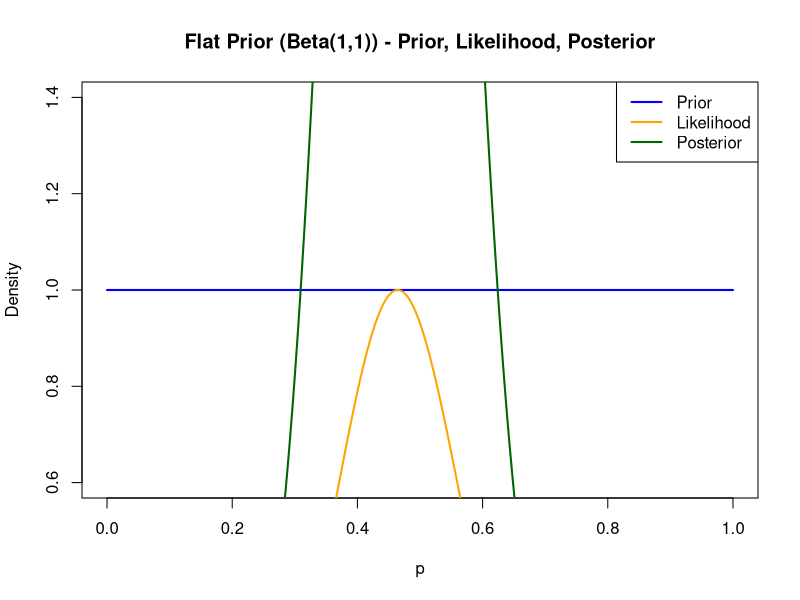
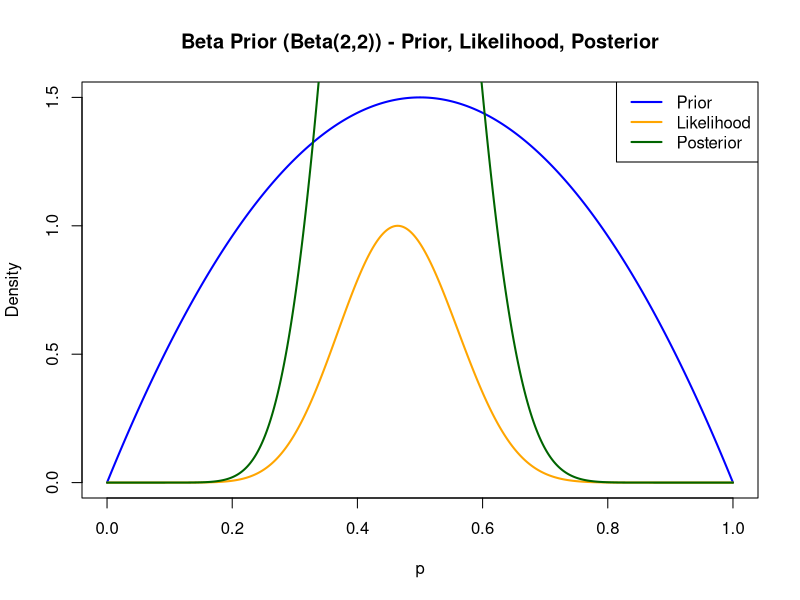
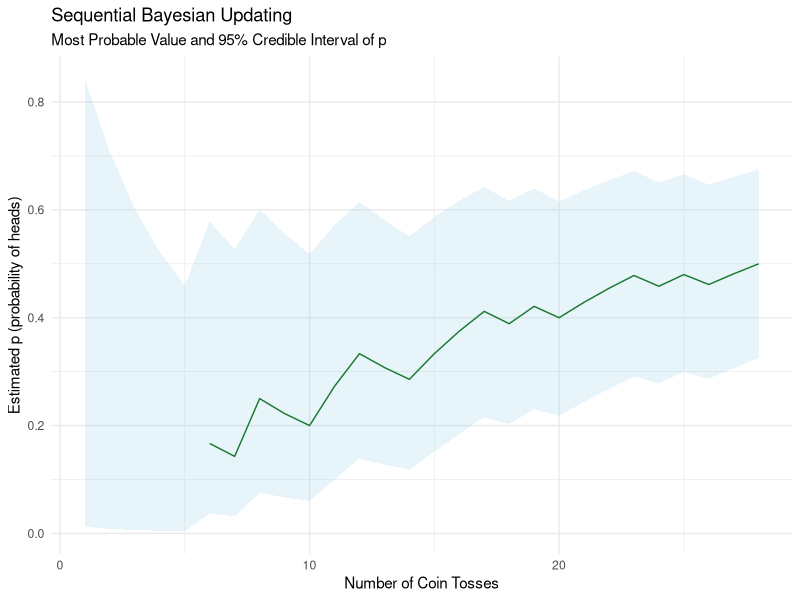

Write R code to recreate these figures, in order.
library(ggplot2)
library(dplyr)
# Part a
n <- 28
r <- 13
p_vals <- seq(0,1, length.out = 1000)

prior_unif <- dbeta(p_vals, shape1= 1, shape2=1)
prior_beta <- dbeta(p_vals, shape1= 2, shape2=2)

likelihood <- dbinom(r, size=n, prob=p_vals)
likelihood <- likelihood/max(likelihood) #normalizing

post_unif <- dbeta(p_vals, shape1= 1 + r, shape2= 1 + n - r)
post_beta <- dbeta(p_vals, shape1= 2 + r, shape2= 2 + n - r)

#par(mfrow=c(2, 1))

#flat prior
plot(p_vals, prior_unif, type="l", col="blue", lwd=2, ylab = "Density", xlab = "p", main = "Flat Prior (Beta(1,1)) - Prior, Likelihood, Posterior")
lines(p_vals, likelihood, col= "orange", lwd=2)
lines(p_vals, post_unif, col= "darkgreen", lwd= 2)
legend("topright", legend=c("Prior", "Likelihood", "Posterior"), col=c("blue", "orange", "darkgreen"), lwd=2)
#informative prior
plot(p_vals, prior_beta, type="l", col="blue", lwd=2, ylab = "Density", xlab = "p", main = "Beta Prior (Beta(2,2)) - Prior, Likelihood, Posterior")
lines(p_vals, likelihood, col= "orange", lwd=2)
lines(p_vals, post_beta, col= "darkgreen", lwd=2)
legend("topright", legend = c("Prior", "Likelihood", "Posterior"), col=c("blue", "orange", "darkgreen"), lwd=2)

# Part b
mode_unif <- (1 + r - 1)/(1 + r + 1 + n - r - 2)
ci_unif <- qbeta(c(0.025, 0.975), shape1 = 1+r, shape2= 1+n-r)

mode_beta <- (2 + r - 1)/(2+r + 2+n-r - 2)
ci_beta <- qbeta(c(0.025, 0.975), shape1= 2+r, shape2= 2+n-r)

cat("Flat Prior (Beta(1,1)) → Posterior Beta(14,16)\n")
cat("  Mode (Most Probable p):", mode_unif,"\n")
cat("  95% Credible Interval:", ci_unif[1], ci_unif[2], "\n")

cat("Beta Prior (Beta(2,2)) → Posterior Beta(15,17)\n")
cat("  Mode (Most Probable p):", mode_beta, "\n")
cat("  95% Credible Interval:", ci_beta[1], ci_beta[2], "\n")

# Part c
flips <- c(0, 0, 0, 0, 0, 1, 0, 1, 0, 0, 1, 1, 0, 0, 1, 1, 1, 0, 1, 0, 1, 1, 1, 0, 1, 0, 1, 1)
# starting from prior
a <- 1 #number of heads
b <- 1 #number of tails

result <- data.frame(trial = 1:length(flips), heads = NA, tails = NA, mode= NA, ci_low= NA, ci_high= NA)

for (i in 1:length(flips)) {
  a <- a + flips[i]
  b <- b + (1 - flips[i])
  result$heads[i] <- a - 1
  result$tails[i] <- b - 1
  if (a > 1 && b > 1) {
    result$mode[i] <- (a-1)/(a+b-2) 
  } else {
    result$mode[i] <- NA
  }
  result$ci_low[i] <- qbeta(0.025, shape1=a, shape2=b)
  result$ci_high[i] <- qbeta(0.975, shape1=a, shape2=b)
}

ggplot(result, aes(x=trial)) + geom_line(aes(y=mode), color = "darkgreen", na.rm = TRUE) +
  geom_ribbon(aes(ymin=ci_low, ymax=ci_high), alpha = 0.2, fill = "skyblue") +
  labs(title = "Sequential Bayesian Updating",
       subtitle = "Most Probable Value and 95% Credible Interval of p",
       x = "Number of Coin Tosses", y = "Estimated p (probability of heads)") +
  theme_minimal()

# Part d